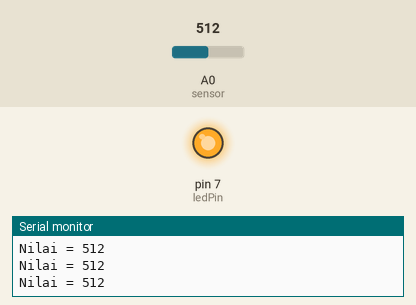
The sketch below on a simulated Arduino Uno, built with avr-gcc and run on an emulated ATmega328P. On the bench: output pins drawn as LEDs (lit = HIGH), the last lines printed to the serial monitor. The test bench sets the inputs (shaded band); at power-on: A0 (sensor) = 512.

Above: at 1.2 s.
1.3 s: A0 (sensor) set to 891
4.3 s: A0 (sensor) set to 916
At 5.4 s:
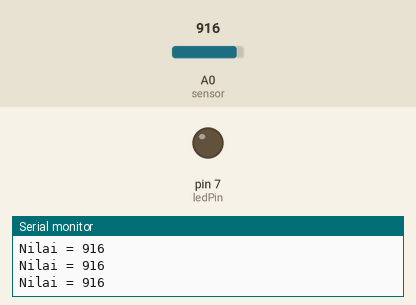
5.8 s: A0 (sensor) set to 890
At 6.1 s:
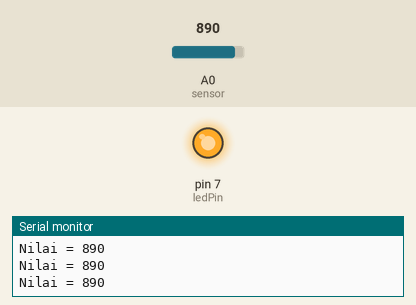
7.3 s: A0 (sensor) set to 900
At 8.4 s:
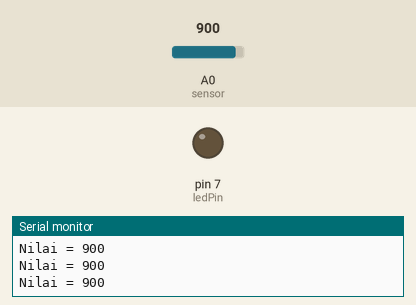
Timing chart, 0 to 9.8 s (numbered marks = the images above; inputs shaded):
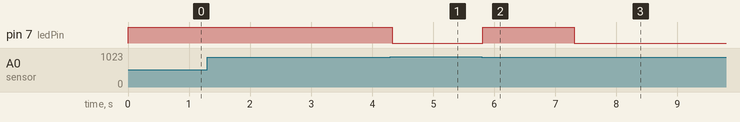

The sketch:

photoresistor.ino
```cpp
int ledPin = 7;					// pin Arduino yang terhubung ke LED

void setup() {
  pinMode(ledPin, OUTPUT);		// atur pin sebagai OUTPUT
  Serial.begin(9600);			// memulai port serial
}

void loop() {
  int value = analogRead(A0);	// baca sensor analog

  Serial.print("Nilai = ");
  Serial.println(value);

  if (value < 900){				// Nilai < 900
    digitalWrite(ledPin, HIGH);	// LED ON
  } else {
    digitalWrite(ledPin, LOW);
  }
}
```

Measured:
- the behaviour switches between 899 and 900 on A0 (sensor) (found by bisection; images 0 and 1)
- after the input at 4.3 s, pin 7 (ledPin): HIGH → LOW at once
- after the input at 5.8 s, pin 7 (ledPin): LOW → HIGH at once
- after the input at 7.3 s, pin 7 (ledPin): HIGH → LOW at once
